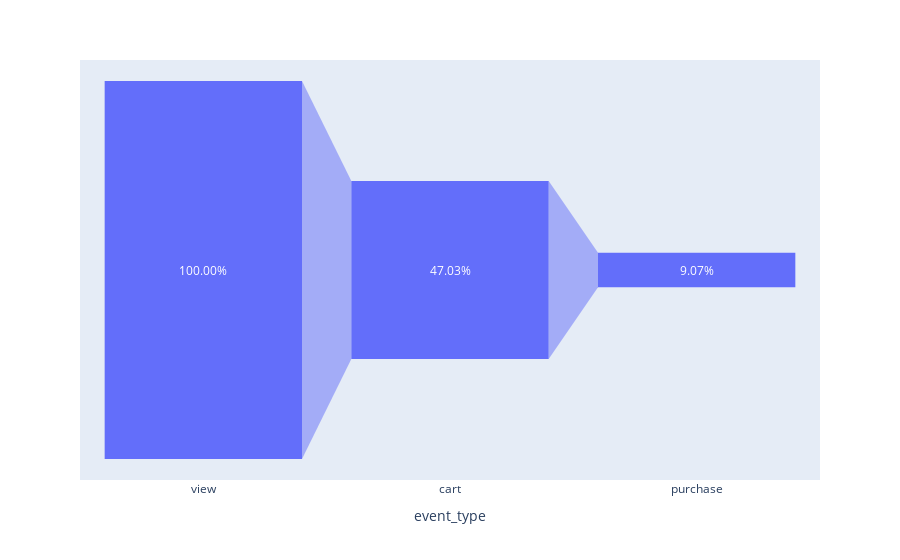

Here is the notebook cell this chart was saved with:
### Code cell
fig = px.funnel(data_frame = funnel, x = 'event_type', y = 'rate')
fig.update_traces(texttemplate="%{value:,.2%}")
fig.show()

### Figure 1 — Plotly figure (JSON) as saved in the notebook; plotly's stock layout.template omitted (floating-point values rounded to 4 significant figures)
{"data": [{"hovertemplate": "event_type=%{x}<br>rate=%{y}<extra></extra>", "legendgroup": "", "marker": {"color": "#636efa"}, "name": "", "orientation": "v", "showlegend": false, "texttemplate": "%{value:,.2%}", "type": "funnel", "x": ["view", "cart", "purchase"], "xaxis": "x", "y": [1, 0.4703, 0.09071], "yaxis": "y"}], "layout": {"autosize": true, "legend": {"tracegroupgap": 0}, "margin": {"t": 60}, "xaxis": {"anchor": "y", "autorange": true, "domain": [0, 1], "range": [-0.5, 2.5], "title": {"text": "event_type"}, "type": "category"}, "yaxis": {"anchor": "x", "autorange": true, "domain": [0, 1], "range": [-0.5556, 0.5556], "title": {"text": "rate"}, "type": "linear"}}}
